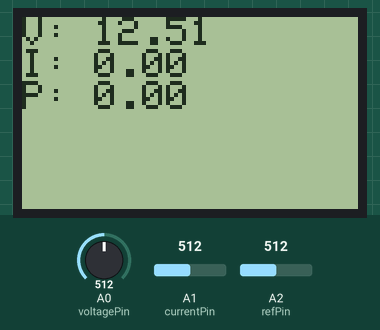
The sketch below on a simulated Arduino Uno, built with avr-gcc and run on an emulated ATmega328P. Shown: 84×48 one-colour display. The test bench sets the inputs (shaded band); at power-on: A0 (voltagePin) = 512, A1 (currentPin) = 512, A2 (refPin) = 512. What the sketch prints to the serial monitor is not drawn.

Above: at 1.3 s.
1.4 s: A0 (voltagePin) set to 716
At 2.3 s:
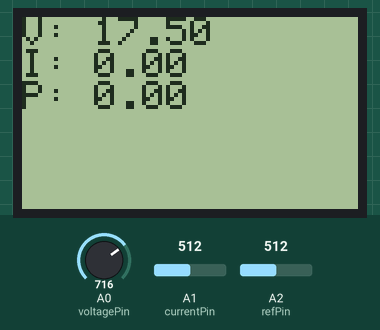
3.2 s: A1 (currentPin) set to 716
At 4.3 s:
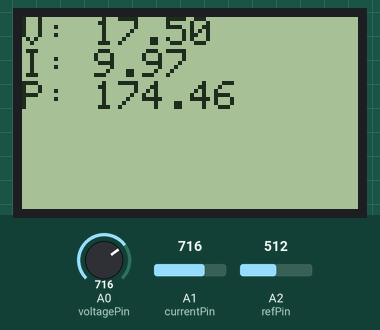
4.7 s: A2 (refPin) set to 306
At 6.0 s:
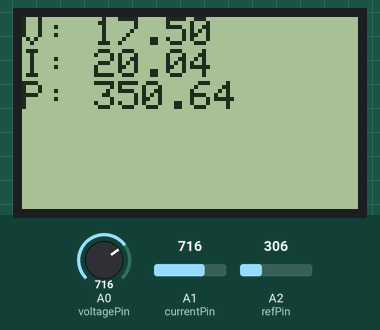
6.3 s: A0 (voltagePin) set to 900
At 7.1 s:
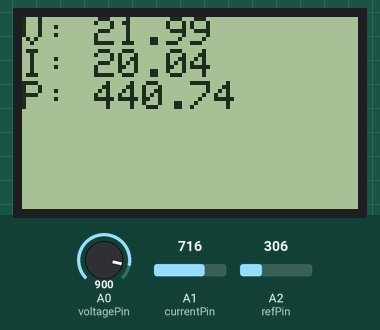
7.8 s: A1 (currentPin) set to 900
At 9.1 s:
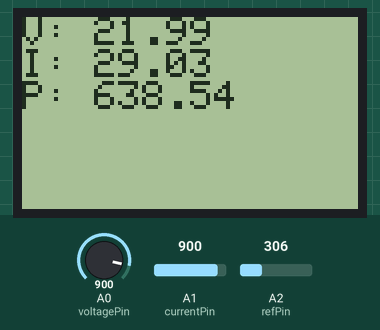
9.4 s: A2 (refPin) set to 122
At 9.9 s:
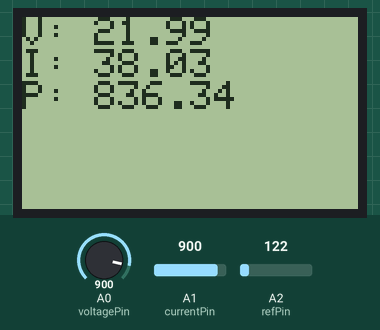
Timing chart, 0 to 11.9 s (numbered marks = the images above; inputs shaded):
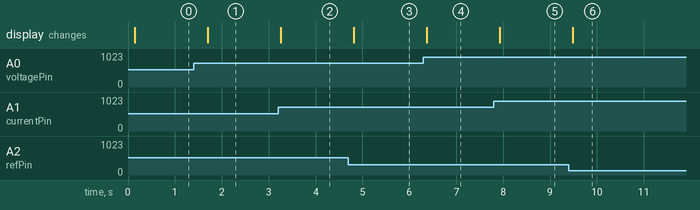

Measured:
- after the input at 1.4 s, the display: changes after 0.30 s (image 1)
- after the input at 3.2 s, the display: changes after 0.06 s (image 2)
- after the input at 4.7 s, the display: changes after 0.11 s (image 3)
- after the input at 6.3 s, the display: changes after 0.07 s (image 4)
- after the input at 7.8 s, the display: changes after 0.13 s (image 5)
- after the input at 9.4 s, the display: changes after 0.08 s (image 6)

The sketch:

energy_monitor.ino
```cpp
#include <Adafruit_GFX.h>
#include <Adafruit_PCD8544.h>

// Nokia 5110 LCD pins (adjust if wired differently)
Adafruit_PCD8544 display = Adafruit_PCD8544(8, 7, 6, 5, 4);

// Analog pins
const int voltagePin = A0;   // voltage sensor/divider output
const int currentPin = A1;   // ACS712 output (Raw1)
const int refPin     = A2;   // 2.5 V reference from resistor divider (Raw2)

// Scaling/config
const float ADC_LSB     = 5.0 / 1023.0; // UNO default analog reference
const float voltageScale = 5.0;         // adjust to your divider ratio (e.g., 5 or 25)
const float sensitivity  = 0.100;       // ACS712-20A; use 0.185 for 5A, 0.066 for 30A

void setup() {
  Serial.begin(115200);
  display.begin();
  display.setContrast(50);

  // Optional: small settling delay
  delay(100);
}

void loop() {
  // Read voltage (scaled by your divider)
  int rawV = analogRead(voltagePin);
  float voltage = rawV * ADC_LSB * voltageScale;

  // Read current with Raw1 - Raw2 to remove offset
  int rawI   = analogRead(currentPin);  // ACS712 output
  int rawRef = analogRead(refPin);      // 2.5 V reference
  int rawDiff = rawI - rawRef;

  // Convert to volts difference, then to amps
  float deltaV  = rawDiff * ADC_LSB;    // volts around mid-rail
  float current = deltaV / sensitivity; // signed current (A)

  // Power (signed). If you expect only consumption, you can show abs(power).
  float power = voltage * current;

  // LCD output
  display.clearDisplay();
  display.setCursor(0, 0);
  display.print("V: "); display.println(voltage, 2);
  display.print("I: "); display.println(current, 2);
  display.print("P: "); display.println(power, 2);
  display.display();

  // JSON over Serial
  Serial.print("{\"device_id\":\"uno1\"");
  Serial.print(",\"voltage\":"); Serial.print(voltage, 2);
  Serial.print(",\"current\":"); Serial.print(current, 2);
  Serial.print(",\"power\":");   Serial.print(power, 2);
  Serial.println("}");

  delay(500);
}
```
